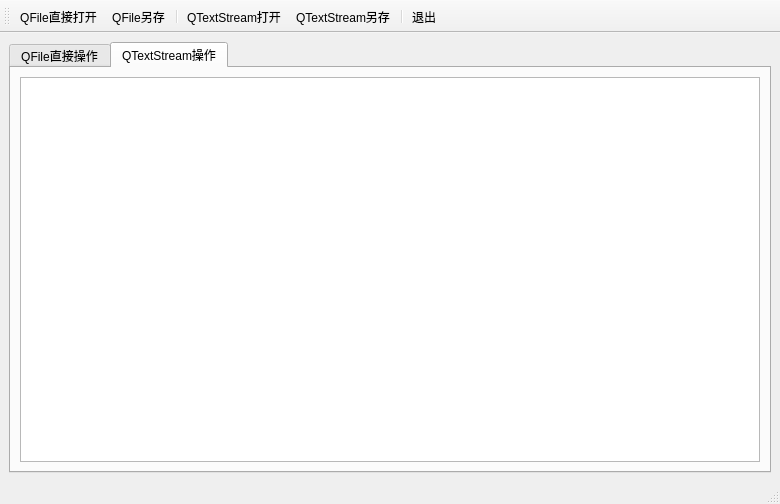
<?xml version="1.0" encoding="UTF-8"?>
<ui version="4.0">
 <class>TextFileMainWindow</class>
 <widget class="QMainWindow" name="TextFileMainWindow">
  <property name="geometry">
   <rect>
    <x>0</x>
    <y>0</y>
    <width>780</width>
    <height>504</height>
   </rect>
  </property>
  <property name="windowTitle">
   <string>MainWindow</string>
  </property>
  <widget class="QWidget" name="centralwidget">
   <layout class="QGridLayout" name="gridLayout">
    <item row="0" column="0">
     <widget class="QTabWidget" name="tabWidget">
      <property name="currentIndex">
       <number>1</number>
      </property>
      <widget class="QWidget" name="tab">
       <attribute name="title">
        <string>QFile直接操作</string>
       </attribute>
       <layout class="QVBoxLayout" name="verticalLayout">
        <item>
         <widget class="QPlainTextEdit" name="textEditDevice"/>
        </item>
       </layout>
      </widget>
      <widget class="QWidget" name="tab_2">
       <attribute name="title">
        <string>QTextStream操作</string>
       </attribute>
       <layout class="QVBoxLayout" name="verticalLayout_2">
        <item>
         <widget class="QPlainTextEdit" name="textEditStream">
          <property name="palette">
           <palette>
            <active>
             <colorrole role="WindowText">
              <brush brushstyle="SolidPattern">
               <color alpha="255">
                <red>0</red>
                <green>0</green>
                <blue>0</blue>
               </color>
              </brush>
             </colorrole>
             <colorrole role="Text">
              <brush brushstyle="SolidPattern">
               <color alpha="255">
                <red>255</red>
                <green>0</green>
                <blue>0</blue>
               </color>
              </brush>
             </colorrole>
             <colorrole role="PlaceholderText">
              <brush brushstyle="SolidPattern">
               <color alpha="128">
                <red>255</red>
                <green>0</green>
                <blue>0</blue>
               </color>
              </brush>
             </colorrole>
            </active>
            <inactive>
             <colorrole role="WindowText">
              <brush brushstyle="SolidPattern">
               <color alpha="255">
                <red>0</red>
                <green>0</green>
                <blue>0</blue>
               </color>
              </brush>
             </colorrole>
             <colorrole role="Text">
              <brush brushstyle="SolidPattern">
               <color alpha="255">
                <red>255</red>
                <green>0</green>
                <blue>0</blue>
               </color>
              </brush>
             </colorrole>
             <colorrole role="PlaceholderText">
              <brush brushstyle="SolidPattern">
               <color alpha="128">
                <red>255</red>
                <green>0</green>
                <blue>0</blue>
               </color>
              </brush>
             </colorrole>
            </inactive>
            <disabled>
             <colorrole role="WindowText">
              <brush brushstyle="SolidPattern">
               <color alpha="255">
                <red>120</red>
                <green>120</green>
                <blue>120</blue>
               </color>
              </brush>
             </colorrole>
             <colorrole role="Text">
              <brush brushstyle="SolidPattern">
               <color alpha="255">
                <red>120</red>
                <green>120</green>
                <blue>120</blue>
               </color>
              </brush>
             </colorrole>
             <colorrole role="PlaceholderText">
              <brush brushstyle="SolidPattern">
               <color alpha="128">
                <red>0</red>
                <green>0</green>
                <blue>0</blue>
               </color>
              </brush>
             </colorrole>
            </disabled>
           </palette>
          </property>
         </widget>
        </item>
       </layout>
      </widget>
     </widget>
    </item>
   </layout>
  </widget>
  <widget class="QMenuBar" name="menubar">
   <property name="geometry">
    <rect>
     <x>0</x>
     <y>0</y>
     <width>780</width>
     <height>23</height>
    </rect>
   </property>
  </widget>
  <widget class="QStatusBar" name="statusbar"/>
  <widget class="QToolBar" name="mainToolBar">
   <property name="windowTitle">
    <string>toolBar</string>
   </property>
   <property name="toolButtonStyle">
    <enum>Qt::ToolButtonTextUnderIcon</enum>
   </property>
   <attribute name="toolBarArea">
    <enum>TopToolBarArea</enum>
   </attribute>
   <attribute name="toolBarBreak">
    <bool>false</bool>
   </attribute>
   <addaction name="actOpen_IODevice"/>
   <addaction name="actSave_IODevice"/>
   <addaction name="separator"/>
   <addaction name="actOpen_TextStream"/>
   <addaction name="actSave_TextStream"/>
   <addaction name="separator"/>
   <addaction name="actQuit"/>
  </widget>
  <action name="actOpen_IODevice">
   <property name="icon">
    <iconset resource="../../res.qrc">
     <normaloff>:/res/images/804.bmp</normaloff>:/res/images/804.bmp</iconset>
   </property>
   <property name="text">
    <string>QFile直接打开</string>
   </property>
   <property name="toolTip">
    <string>用QFile直接打开文本文件</string>
   </property>
  </action>
  <action name="actOpen_TextStream">
   <property name="icon">
    <iconset resource="../../res.qrc">
     <normaloff>:/res/images/folder1.bmp</normaloff>:/res/images/folder1.bmp</iconset>
   </property>
   <property name="text">
    <string>QTextStream打开</string>
   </property>
   <property name="toolTip">
    <string>用QtextStream打开文本文件</string>
   </property>
  </action>
  <action name="actQuit">
   <property name="icon">
    <iconset resource="../../res.qrc">
     <normaloff>:/res/images/exit.bmp</normaloff>:/res/images/exit.bmp</iconset>
   </property>
   <property name="text">
    <string>退出</string>
   </property>
   <property name="toolTip">
    <string>退出</string>
   </property>
  </action>
  <action name="actSave_IODevice">
   <property name="icon">
    <iconset resource="../../res.qrc">
     <normaloff>:/res/images/104.bmp</normaloff>:/res/images/104.bmp</iconset>
   </property>
   <property name="text">
    <string>QFile另存</string>
   </property>
   <property name="toolTip">
    <string>用QFile直接另存文件</string>
   </property>
  </action>
  <action name="actSave_TextStream">
   <property name="icon">
    <iconset resource="../../res.qrc">
     <normaloff>:/res/images/066.GIF</normaloff>:/res/images/066.GIF</iconset>
   </property>
   <property name="text">
    <string>QTextStream另存</string>
   </property>
   <property name="toolTip">
    <string>用QTextStream另存文件</string>
   </property>
  </action>
 </widget>
 <resources>
  <include location="../../res.qrc"/>
 </resources>
 <connections/>
</ui>
